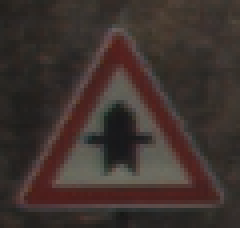
#> input picture server/test_images/00004.png, 60 x 57 px, found by its file name (shown 4 times larger)
$ jupyter execute --allow-errors Test.ipynb   (shell and % lines are left out)
#> lines starting #> are read from the running program, lines starting #| are printed output that depends on the picture
[cell 1]
import joblib
import cv2
import numpy as np
import json
import matplotlib.pyplot as plt

#> (a cell that did not finish here is left out)

[cell 3]
test_image = cv2.imread("./dataset/Test/00004.png")
#> test_image is the input picture: shape (57, 60, 3); mean B, G, R 46.5, 50.7, 62.1
plt.imshow(test_image)

[cell 4]
test_image = cv2.resize(test_image, (30,30))
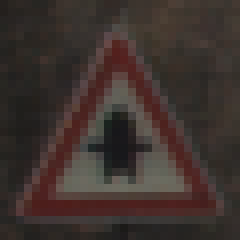
#> test_image: shape (30, 30, 3) (shown 8 times larger); mean B, G, R 46.2, 50.4, 61.8
test_image = np.expand_dims(test_image, axis=0)
#> (the rest of this cell did not finish here and is left out)

#> (a cell that did not finish here is left out)

[cell 6]
with open("./labels.json", "r") as f:
#> (reads model/labels.json from the repository)
